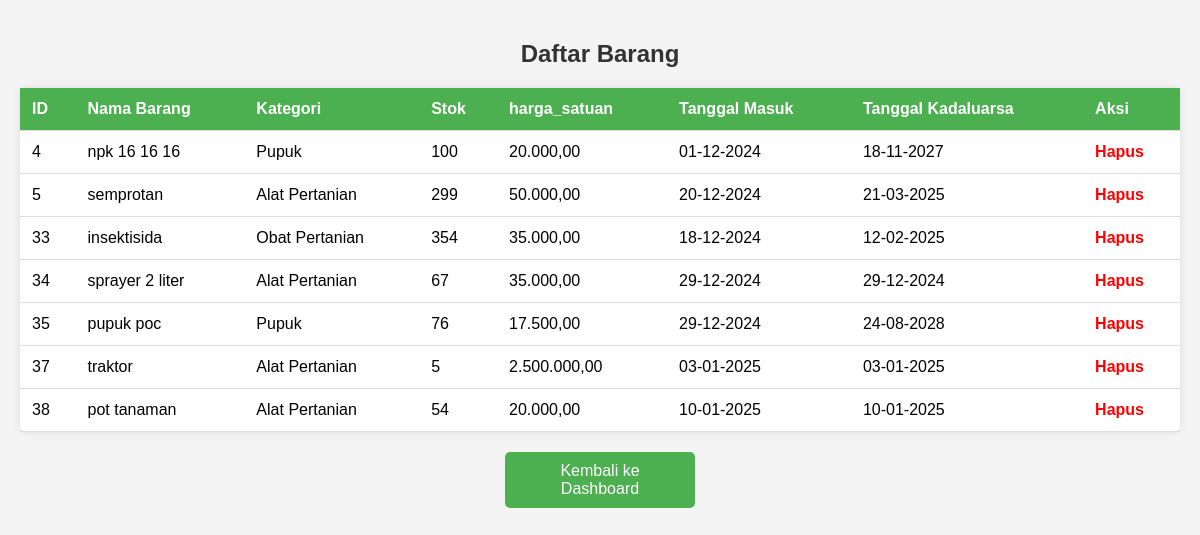
The app's page /view_items.php (signed in) with its own data.
### tables this page shows
CREATE TABLE `barang` (
  `id` int(11) NOT NULL,
  `nama_barang` varchar(50) NOT NULL,
  `kategori` varchar(50) NOT NULL,
  `stok` int(15) NOT NULL,
  `harga_satuan` decimal(50,0) NOT NULL,
  `tanggal_masuk` date NOT NULL,
  `tanggal_kadaluarsa` date NOT NULL
);

### view_items.php (the view, shortened to what this page needs)
<?php
include 'db.php';
$sql = "SELECT * FROM barang";
$result = $conn->query($sql);
?>
<!DOCTYPE html>
<html lang="en">
<head>
    <link rel="stylesheet" href="style.css">
</head>
<body>
    <h2>Daftar Barang</h2>
    <table>
        <tr>
            <th>ID</th>
            <th>Nama Barang</th>
            <th>Kategori</th>
            <th>Stok</th>
            <th>harga_satuan</th>
            <th>Tanggal Masuk</th>
            <th>Tanggal Kadaluarsa</th>
            <th>Aksi</th>
        </tr>
        <?php
        if ($result->num_rows > 0) {
            while($row = $result->fetch_assoc()) {
                echo "<tr>
                        <td>" . $row["id"] . "</td>
                        <td>" . $row["nama_barang"] . "</td>
                        <td>" . $row["kategori"] . "</td>
                        <td>" . $row["stok"] . "</td>
                        <td>" . number_format($row["harga_satuan"], 2, ',', '.') . "</td>
                        <td>" . date('d-m-Y', strtotime($row["tanggal_masuk"])) . "</td>
                        <td>" . date('d-m-Y', strtotime($row["tanggal_kadaluarsa"])) . "</td>
                        <td>
                            <a href='?delete=" . $row["id"] . "' class='delete-button' onclick=\"return confirm('Apakah Anda yakin ingin menghapus barang ini?');\">Hapus</a>
                        </td>
                      </tr>";
            }
        } else {
            echo "<tr><td colspan='8'>Tidak ada barang yang ditemukan.</td></tr>";
        }
        ?>
    </table>
    <a href="dashboard.php" class="back-button">Kembali ke Dashboard</a>
</body>
</html>

### style.css (style rules this page uses)
body { font-family: Arial, sans-serif; margin: 0; padding: 0; background-color: #f4f4f4; }
h2 { color: #333; text-align: center; }
.back-button { display: inline-block; margin-top: 20px; padding: 10px 15px; background-color: #f44336; color: white; text-decoration: none; border-radius: 5px; text-align: center; }
table { width: 100%; border-collapse: collapse; margin-top: 20px; }
th, td { padding: 12px; text-align: left; border-bottom: 1px solid #ddd; }
th { background-color: #4CAF50; color: white; }

### view_items.php (style rules this page uses)
body { font-family: Arial, sans-serif; background-color: #f4f4f4; margin: 0; padding: 20px; }
h2 { text-align: center; color: #333; }
table { width: 100%; border-collapse: collapse; margin-top: 20px; background: #fff; border-radius: 8px; box-shadow: 0 0 10px rgba(0, 0, 0, 0.1); }
th, td { padding: 12px; text-align: left; border-bottom: 1px solid #ddd; }
th { background-color: #4CAF50; color: white; }
.delete-button { color: red; text-decoration: none; font-weight: bold; }
.back-button { display: block; margin: 20px auto; padding: 10px 20px; background-color: #4CAF50; color: white; text-align: center; border-radius: 5px; text-decoration: none; width: 150px; }

### records on screen
barang: id "4", nama_barang "npk 16 16 16", kategori "Pupuk", stok "100", harga_satuan "20.000,00", tanggal_masuk "01-12-2024", tanggal_kadaluarsa "18-11-2027"
barang: id "5", nama_barang "semprotan", kategori "Alat Pertanian", stok "299", harga_satuan "50.000,00", tanggal_masuk "20-12-2024", tanggal_kadaluarsa "21-03-2025"
barang: id "33", nama_barang "insektisida", kategori "Obat Pertanian", stok "354", harga_satuan "35.000,00", tanggal_masuk "18-12-2024", tanggal_kadaluarsa "12-02-2025"
barang: id "34", nama_barang "sprayer 2 liter", kategori "Alat Pertanian", stok "67", harga_satuan "35.000,00", tanggal_masuk "29-12-2024", tanggal_kadaluarsa "29-12-2024"
barang: id "35", nama_barang "pupuk poc", kategori "Pupuk", stok "76", harga_satuan "17.500,00", tanggal_masuk "29-12-2024", tanggal_kadaluarsa "24-08-2028"
barang: id "37", nama_barang "traktor", kategori "Alat Pertanian", stok "5", harga_satuan "2.500.000,00", tanggal_masuk "03-01-2025", tanggal_kadaluarsa "03-01-2025"
barang: id "38", nama_barang "pot tanaman", kategori "Alat Pertanian", stok "54", harga_satuan "20.000,00", tanggal_masuk "10-01-2025", tanggal_kadaluarsa "10-01-2025"
